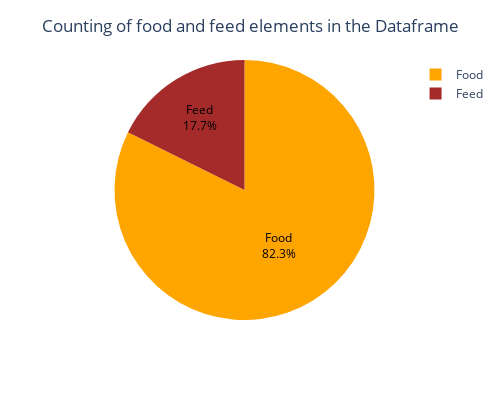

The cell this chart's notebook holds for it:
### Markdown cell above
### 4.1. Confronto tra produzione di cibo e mangime a livello mondiale dal 1961-2013

### Code cell
# Conto gli elementi 'Food' e 'Feed'
elements = df_prod.element.value_counts()

fig = px.pie(

    values=elements.values, 
    names=elements.index,
    
    color=elements.index,
    color_discrete_map={
        'Feed':'brown',
        'Food':'orange'})

fig.update_traces(
    textinfo='label+percent',
    insidetextfont = dict(color = 'black'))

fig.update_layout(
    width=500,
    height=400,
    
    title='Counting of food and feed elements in the Dataframe',
    title_x = 0.5,
    title_y = 0.95,
    title_xanchor='center',
    title_yanchor='top',

    showlegend= True,
    legend_itemclick=False)

import plotly
# fig.show()
plotly.offline.iplot(fig)

### Figure 1 — Plotly figure (JSON) as saved in the notebook; plotly's stock layout.template omitted (floating-point values rounded to 4 significant figures)
{"data": [{"customdata": [["Food"], ["Feed"]], "domain": {"x": [0, 1], "y": [0, 1]}, "hovertemplate": "label=%{label}<br>value=%{value}<br>color=%{customdata[0]}<extra></extra>", "insidetextfont": {"color": "black"}, "labels": ["Food", "Feed"], "legendgroup": "", "marker": {"colors": ["orange", "brown"]}, "name": "", "showlegend": true, "textinfo": "label+percent", "type": "pie", "values": [637007, 136899]}], "layout": {"height": 400, "legend": {"itemclick": false, "tracegroupgap": 0}, "margin": {"t": 60}, "showlegend": true, "title": {"text": "Counting of food and feed elements in the Dataframe", "x": 0.5, "xanchor": "center", "y": 0.95, "yanchor": "top"}, "width": 500}}
